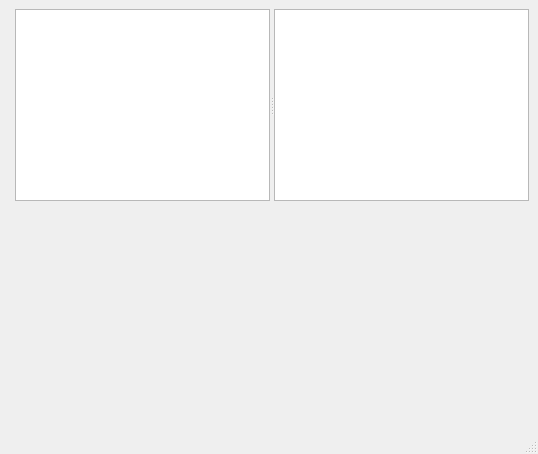
<?xml version="1.0" encoding="UTF-8"?>
<ui version="4.0">
 <class>MainWindow</class>
 <widget class="QMainWindow" name="MainWindow">
  <property name="geometry">
   <rect>
    <x>0</x>
    <y>0</y>
    <width>538</width>
    <height>454</height>
   </rect>
  </property>
  <property name="windowTitle">
   <string>MainWindow</string>
  </property>
  <widget class="QWidget" name="centralwidget">
   <layout class="QFormLayout" name="formLayout_2">
    <item row="0" column="1">
     <widget class="QSplitter" name="splitter">
      <property name="orientation">
       <enum>Qt::Horizontal</enum>
      </property>
      <widget class="QTextBrowser" name="Messages"/>
      <widget class="QTextBrowser" name="Users"/>
     </widget>
    </item>
    <item row="1" column="0">
     <layout class="QFormLayout" name="formLayout"/>
    </item>
   </layout>
  </widget>
  <widget class="QMenuBar" name="menubar">
   <property name="geometry">
    <rect>
     <x>0</x>
     <y>0</y>
     <width>538</width>
     <height>22</height>
    </rect>
   </property>
  </widget>
  <widget class="QStatusBar" name="statusbar"/>
 </widget>
 <resources/>
 <connections/>
</ui>
